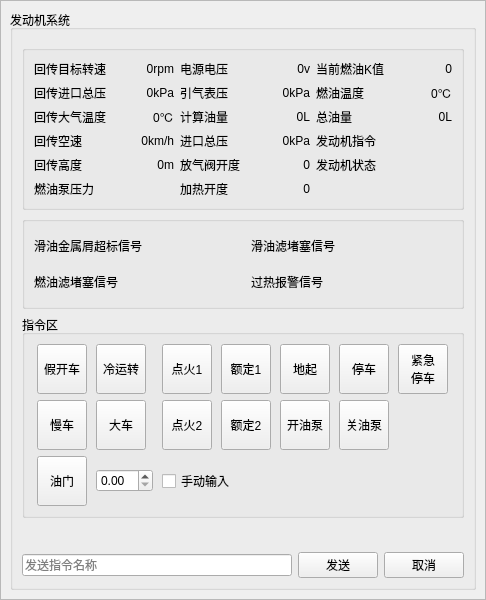
<?xml version="1.0" encoding="UTF-8"?>
<ui version="4.0">
 <class>EngineSystemPanel</class>
 <widget class="QWidget" name="EngineSystemPanel">
  <property name="geometry">
   <rect>
    <x>0</x>
    <y>0</y>
    <width>486</width>
    <height>600</height>
   </rect>
  </property>
  <property name="windowTitle">
   <string>Form</string>
  </property>
  <layout class="QGridLayout" name="gridLayout">
   <property name="leftMargin">
    <number>0</number>
   </property>
   <property name="topMargin">
    <number>0</number>
   </property>
   <property name="rightMargin">
    <number>0</number>
   </property>
   <property name="bottomMargin">
    <number>0</number>
   </property>
   <property name="spacing">
    <number>0</number>
   </property>
   <item row="0" column="0">
    <widget class="QFrame" name="frame">
     <property name="frameShape">
      <enum>QFrame::StyledPanel</enum>
     </property>
     <property name="frameShadow">
      <enum>QFrame::Raised</enum>
     </property>
     <layout class="QGridLayout" name="gridLayout_2">
      <item row="0" column="0">
       <widget class="QGroupBox" name="groupBox">
        <property name="title">
         <string>发动机系统</string>
        </property>
        <layout class="QVBoxLayout" name="verticalLayout">
         <item>
          <layout class="QHBoxLayout" name="horizontalLayout">
           <item>
            <widget class="QwtDial" name="Dial" native="true">
             <property name="lineWidth" stdset="0">
              <number>4</number>
             </property>
            </widget>
           </item>
           <item>
            <widget class="QwtDial" name="Dial_2" native="true">
             <property name="lineWidth" stdset="0">
              <number>4</number>
             </property>
            </widget>
           </item>
           <item>
            <widget class="QwtDial" name="Dial_3" native="true">
             <property name="lineWidth" stdset="0">
              <number>4</number>
             </property>
            </widget>
           </item>
           <item>
            <widget class="QwtDial" name="Dial_4" native="true">
             <property name="lineWidth" stdset="0">
              <number>4</number>
             </property>
            </widget>
           </item>
          </layout>
         </item>
         <item>
          <widget class="QGroupBox" name="groupBox_2">
           <property name="title">
            <string/>
           </property>
           <layout class="QGridLayout" name="gridLayout_3">
            <item row="0" column="0">
             <widget class="QLabel" name="label">
              <property name="text">
               <string>回传目标转速</string>
              </property>
             </widget>
            </item>
            <item row="0" column="1">
             <widget class="QLabel" name="label_7">
              <property name="text">
               <string>0rpm</string>
              </property>
              <property name="alignment">
               <set>Qt::AlignRight|Qt::AlignTrailing|Qt::AlignVCenter</set>
              </property>
             </widget>
            </item>
            <item row="0" column="2">
             <widget class="QLabel" name="label_19">
              <property name="text">
               <string>电源电压</string>
              </property>
             </widget>
            </item>
            <item row="0" column="3">
             <widget class="QLabel" name="label_16">
              <property name="text">
               <string>0v</string>
              </property>
              <property name="alignment">
               <set>Qt::AlignRight|Qt::AlignTrailing|Qt::AlignVCenter</set>
              </property>
             </widget>
            </item>
            <item row="0" column="4">
             <widget class="QLabel" name="label_31">
              <property name="text">
               <string>当前燃油K值</string>
              </property>
             </widget>
            </item>
            <item row="0" column="5">
             <widget class="QLabel" name="label_28">
              <property name="text">
               <string>0</string>
              </property>
              <property name="alignment">
               <set>Qt::AlignRight|Qt::AlignTrailing|Qt::AlignVCenter</set>
              </property>
             </widget>
            </item>
            <item row="1" column="0">
             <widget class="QLabel" name="label_2">
              <property name="text">
               <string>回传进口总压</string>
              </property>
             </widget>
            </item>
            <item row="1" column="1">
             <widget class="QLabel" name="label_8">
              <property name="text">
               <string>0kPa</string>
              </property>
              <property name="alignment">
               <set>Qt::AlignRight|Qt::AlignTrailing|Qt::AlignVCenter</set>
              </property>
             </widget>
            </item>
            <item row="1" column="2">
             <widget class="QLabel" name="label_20">
              <property name="text">
               <string>引气表压</string>
              </property>
             </widget>
            </item>
            <item row="1" column="3">
             <widget class="QLabel" name="label_21">
              <property name="text">
               <string>0kPa</string>
              </property>
              <property name="alignment">
               <set>Qt::AlignRight|Qt::AlignTrailing|Qt::AlignVCenter</set>
              </property>
             </widget>
            </item>
            <item row="1" column="4">
             <widget class="QLabel" name="label_32">
              <property name="text">
               <string>燃油温度</string>
              </property>
             </widget>
            </item>
            <item row="1" column="5">
             <widget class="QLabel" name="label_33">
              <property name="text">
               <string>0℃</string>
              </property>
              <property name="alignment">
               <set>Qt::AlignRight|Qt::AlignTrailing|Qt::AlignVCenter</set>
              </property>
             </widget>
            </item>
            <item row="2" column="0">
             <widget class="QLabel" name="label_3">
              <property name="text">
               <string>回传大气温度</string>
              </property>
             </widget>
            </item>
            <item row="2" column="1">
             <widget class="QLabel" name="label_9">
              <property name="text">
               <string>0℃</string>
              </property>
              <property name="alignment">
               <set>Qt::AlignRight|Qt::AlignTrailing|Qt::AlignVCenter</set>
              </property>
             </widget>
            </item>
            <item row="2" column="2">
             <widget class="QLabel" name="label_13">
              <property name="text">
               <string>计算油量</string>
              </property>
             </widget>
            </item>
            <item row="2" column="3">
             <widget class="QLabel" name="label_22">
              <property name="text">
               <string>0L</string>
              </property>
              <property name="alignment">
               <set>Qt::AlignRight|Qt::AlignTrailing|Qt::AlignVCenter</set>
              </property>
             </widget>
            </item>
            <item row="2" column="4">
             <widget class="QLabel" name="label_25">
              <property name="text">
               <string>总油量</string>
              </property>
             </widget>
            </item>
            <item row="2" column="5">
             <widget class="QLabel" name="label_34">
              <property name="text">
               <string>0L</string>
              </property>
              <property name="alignment">
               <set>Qt::AlignRight|Qt::AlignTrailing|Qt::AlignVCenter</set>
              </property>
             </widget>
            </item>
            <item row="3" column="0">
             <widget class="QLabel" name="label_4">
              <property name="text">
               <string>回传空速</string>
              </property>
             </widget>
            </item>
            <item row="3" column="1">
             <widget class="QLabel" name="label_10">
              <property name="text">
               <string>0km/h</string>
              </property>
              <property name="alignment">
               <set>Qt::AlignRight|Qt::AlignTrailing|Qt::AlignVCenter</set>
              </property>
             </widget>
            </item>
            <item row="3" column="2">
             <widget class="QLabel" name="label_14">
              <property name="text">
               <string>进口总压</string>
              </property>
             </widget>
            </item>
            <item row="3" column="3">
             <widget class="QLabel" name="label_15">
              <property name="text">
               <string>0kPa</string>
              </property>
              <property name="alignment">
               <set>Qt::AlignRight|Qt::AlignTrailing|Qt::AlignVCenter</set>
              </property>
             </widget>
            </item>
            <item row="3" column="4">
             <widget class="QLabel" name="label_26">
              <property name="text">
               <string>发动机指令</string>
              </property>
             </widget>
            </item>
            <item row="3" column="5">
             <widget class="QLabel" name="label_27">
              <property name="text">
               <string/>
              </property>
              <property name="alignment">
               <set>Qt::AlignRight|Qt::AlignTrailing|Qt::AlignVCenter</set>
              </property>
             </widget>
            </item>
            <item row="4" column="0">
             <widget class="QLabel" name="label_5">
              <property name="text">
               <string>回传高度</string>
              </property>
             </widget>
            </item>
            <item row="4" column="1">
             <widget class="QLabel" name="label_11">
              <property name="text">
               <string>0m</string>
              </property>
              <property name="alignment">
               <set>Qt::AlignRight|Qt::AlignTrailing|Qt::AlignVCenter</set>
              </property>
             </widget>
            </item>
            <item row="4" column="2">
             <widget class="QLabel" name="label_23">
              <property name="text">
               <string>放气阀开度</string>
              </property>
             </widget>
            </item>
            <item row="4" column="3">
             <widget class="QLabel" name="label_24">
              <property name="text">
               <string>0</string>
              </property>
              <property name="alignment">
               <set>Qt::AlignRight|Qt::AlignTrailing|Qt::AlignVCenter</set>
              </property>
             </widget>
            </item>
            <item row="4" column="4">
             <widget class="QLabel" name="label_35">
              <property name="text">
               <string>发动机状态</string>
              </property>
             </widget>
            </item>
            <item row="4" column="5">
             <widget class="QLabel" name="label_36">
              <property name="text">
               <string/>
              </property>
              <property name="alignment">
               <set>Qt::AlignRight|Qt::AlignTrailing|Qt::AlignVCenter</set>
              </property>
             </widget>
            </item>
            <item row="5" column="0">
             <widget class="QLabel" name="label_6">
              <property name="text">
               <string>燃油泵压力</string>
              </property>
             </widget>
            </item>
            <item row="5" column="1">
             <widget class="QLabel" name="label_12">
              <property name="text">
               <string/>
              </property>
              <property name="alignment">
               <set>Qt::AlignRight|Qt::AlignTrailing|Qt::AlignVCenter</set>
              </property>
             </widget>
            </item>
            <item row="5" column="2">
             <widget class="QLabel" name="label_17">
              <property name="text">
               <string>加热开度</string>
              </property>
             </widget>
            </item>
            <item row="5" column="3">
             <widget class="QLabel" name="label_18">
              <property name="text">
               <string>0</string>
              </property>
              <property name="alignment">
               <set>Qt::AlignRight|Qt::AlignTrailing|Qt::AlignVCenter</set>
              </property>
             </widget>
            </item>
            <item row="5" column="4">
             <widget class="QLabel" name="label_29">
              <property name="text">
               <string/>
              </property>
             </widget>
            </item>
            <item row="5" column="5">
             <widget class="QLabel" name="label_30">
              <property name="text">
               <string/>
              </property>
              <property name="alignment">
               <set>Qt::AlignRight|Qt::AlignTrailing|Qt::AlignVCenter</set>
              </property>
             </widget>
            </item>
           </layout>
          </widget>
         </item>
         <item>
          <widget class="QGroupBox" name="groupBox_3">
           <property name="title">
            <string/>
           </property>
           <layout class="QGridLayout" name="gridLayout_4">
            <item row="0" column="0">
             <widget class="QLabel" name="label_37">
              <property name="text">
               <string>滑油金属屑超标信号</string>
              </property>
             </widget>
            </item>
            <item row="0" column="1">
             <widget class="QLabel" name="label_39">
              <property name="minimumSize">
               <size>
                <width>30</width>
                <height>30</height>
               </size>
              </property>
              <property name="text">
               <string/>
              </property>
              <property name="pixmap">
               <pixmap resource="MainWindow.qrc">:/images/Resources/images/warning.png</pixmap>
              </property>
             </widget>
            </item>
            <item row="0" column="2">
             <widget class="QLabel" name="label_42">
              <property name="text">
               <string>滑油滤堵塞信号</string>
              </property>
             </widget>
            </item>
            <item row="0" column="3">
             <widget class="QLabel" name="label_44">
              <property name="minimumSize">
               <size>
                <width>30</width>
                <height>30</height>
               </size>
              </property>
              <property name="text">
               <string/>
              </property>
              <property name="pixmap">
               <pixmap resource="MainWindow.qrc">:/images/Resources/images/warning.png</pixmap>
              </property>
             </widget>
            </item>
            <item row="1" column="0">
             <widget class="QLabel" name="label_38">
              <property name="text">
               <string>燃油滤堵塞信号</string>
              </property>
             </widget>
            </item>
            <item row="1" column="1">
             <widget class="QLabel" name="label_40">
              <property name="minimumSize">
               <size>
                <width>30</width>
                <height>30</height>
               </size>
              </property>
              <property name="text">
               <string/>
              </property>
              <property name="pixmap">
               <pixmap resource="MainWindow.qrc">:/images/Resources/images/warning.png</pixmap>
              </property>
             </widget>
            </item>
            <item row="1" column="2">
             <widget class="QLabel" name="label_43">
              <property name="text">
               <string>过热报警信号</string>
              </property>
             </widget>
            </item>
            <item row="1" column="3">
             <widget class="QLabel" name="label_41">
              <property name="minimumSize">
               <size>
                <width>30</width>
                <height>30</height>
               </size>
              </property>
              <property name="text">
               <string/>
              </property>
              <property name="pixmap">
               <pixmap resource="MainWindow.qrc">:/images/Resources/images/warning.png</pixmap>
              </property>
             </widget>
            </item>
           </layout>
          </widget>
         </item>
         <item>
          <widget class="QGroupBox" name="groupBox_4">
           <property name="title">
            <string>指令区</string>
           </property>
           <layout class="QGridLayout" name="gridLayout_5">
            <item row="0" column="0">
             <widget class="QToolButton" name="toolButton">
              <property name="minimumSize">
               <size>
                <width>50</width>
                <height>50</height>
               </size>
              </property>
              <property name="text">
               <string>假开车</string>
              </property>
             </widget>
            </item>
            <item row="0" column="1">
             <widget class="QToolButton" name="toolButton_2">
              <property name="minimumSize">
               <size>
                <width>50</width>
                <height>50</height>
               </size>
              </property>
              <property name="text">
               <string>冷运转</string>
              </property>
             </widget>
            </item>
            <item row="0" column="2">
             <widget class="QToolButton" name="toolButton_3">
              <property name="minimumSize">
               <size>
                <width>50</width>
                <height>50</height>
               </size>
              </property>
              <property name="text">
               <string>点火1</string>
              </property>
             </widget>
            </item>
            <item row="0" column="3">
             <widget class="QToolButton" name="toolButton_6">
              <property name="minimumSize">
               <size>
                <width>50</width>
                <height>50</height>
               </size>
              </property>
              <property name="text">
               <string>额定1</string>
              </property>
             </widget>
            </item>
            <item row="0" column="4">
             <widget class="QToolButton" name="toolButton_4">
              <property name="minimumSize">
               <size>
                <width>50</width>
                <height>50</height>
               </size>
              </property>
              <property name="text">
               <string>地起</string>
              </property>
             </widget>
            </item>
            <item row="0" column="5">
             <widget class="QToolButton" name="toolButton_5">
              <property name="minimumSize">
               <size>
                <width>50</width>
                <height>50</height>
               </size>
              </property>
              <property name="text">
               <string>停车</string>
              </property>
             </widget>
            </item>
            <item row="0" column="6">
             <widget class="QToolButton" name="toolButton_7">
              <property name="minimumSize">
               <size>
                <width>50</width>
                <height>50</height>
               </size>
              </property>
              <property name="text">
               <string>紧急
停车</string>
              </property>
             </widget>
            </item>
            <item row="1" column="0">
             <widget class="QToolButton" name="toolButton_10">
              <property name="minimumSize">
               <size>
                <width>50</width>
                <height>50</height>
               </size>
              </property>
              <property name="text">
               <string>慢车</string>
              </property>
             </widget>
            </item>
            <item row="1" column="1">
             <widget class="QToolButton" name="toolButton_9">
              <property name="minimumSize">
               <size>
                <width>50</width>
                <height>50</height>
               </size>
              </property>
              <property name="text">
               <string>大车</string>
              </property>
             </widget>
            </item>
            <item row="1" column="2">
             <widget class="QToolButton" name="toolButton_11">
              <property name="minimumSize">
               <size>
                <width>50</width>
                <height>50</height>
               </size>
              </property>
              <property name="text">
               <string>点火2</string>
              </property>
             </widget>
            </item>
            <item row="1" column="3">
             <widget class="QToolButton" name="toolButton_13">
              <property name="minimumSize">
               <size>
                <width>50</width>
                <height>50</height>
               </size>
              </property>
              <property name="text">
               <string>额定2</string>
              </property>
             </widget>
            </item>
            <item row="1" column="4">
             <widget class="QToolButton" name="toolButton_12">
              <property name="minimumSize">
               <size>
                <width>50</width>
                <height>50</height>
               </size>
              </property>
              <property name="text">
               <string>开油泵</string>
              </property>
             </widget>
            </item>
            <item row="1" column="5">
             <widget class="QToolButton" name="toolButton_8">
              <property name="minimumSize">
               <size>
                <width>50</width>
                <height>50</height>
               </size>
              </property>
              <property name="text">
               <string>关油泵</string>
              </property>
             </widget>
            </item>
            <item row="2" column="0">
             <widget class="QToolButton" name="toolButton_14">
              <property name="minimumSize">
               <size>
                <width>50</width>
                <height>50</height>
               </size>
              </property>
              <property name="text">
               <string>油门</string>
              </property>
             </widget>
            </item>
            <item row="2" column="1">
             <widget class="QDoubleSpinBox" name="doubleSpinBox"/>
            </item>
            <item row="2" column="2" colspan="2">
             <widget class="QCheckBox" name="checkBox">
              <property name="text">
               <string>手动输入</string>
              </property>
             </widget>
            </item>
           </layout>
          </widget>
         </item>
         <item>
          <spacer name="verticalSpacer">
           <property name="orientation">
            <enum>Qt::Vertical</enum>
           </property>
           <property name="sizeHint" stdset="0">
            <size>
             <width>20</width>
             <height>40</height>
            </size>
           </property>
          </spacer>
         </item>
         <item>
          <layout class="QHBoxLayout" name="horizontalLayout_2">
           <item>
            <widget class="QLineEdit" name="lineEdit">
             <property name="placeholderText">
              <string>发送指令名称</string>
             </property>
            </widget>
           </item>
           <item>
            <widget class="QPushButton" name="pushButton">
             <property name="text">
              <string>发送</string>
             </property>
            </widget>
           </item>
           <item>
            <widget class="QPushButton" name="pushButton_2">
             <property name="text">
              <string>取消</string>
             </property>
            </widget>
           </item>
          </layout>
         </item>
        </layout>
       </widget>
      </item>
     </layout>
    </widget>
   </item>
  </layout>
 </widget>
 <customwidgets>
  <customwidget>
   <class>QwtDial</class>
   <extends>QWidget</extends>
   <header>qwt_dial.h</header>
  </customwidget>
 </customwidgets>
 <resources>
  <include location="MainWindow.qrc"/>
 </resources>
 <connections/>
</ui>
